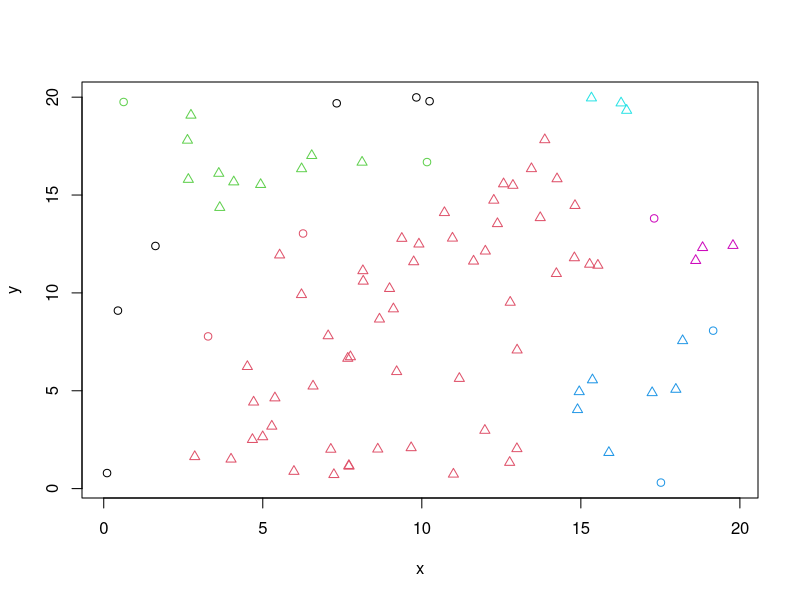
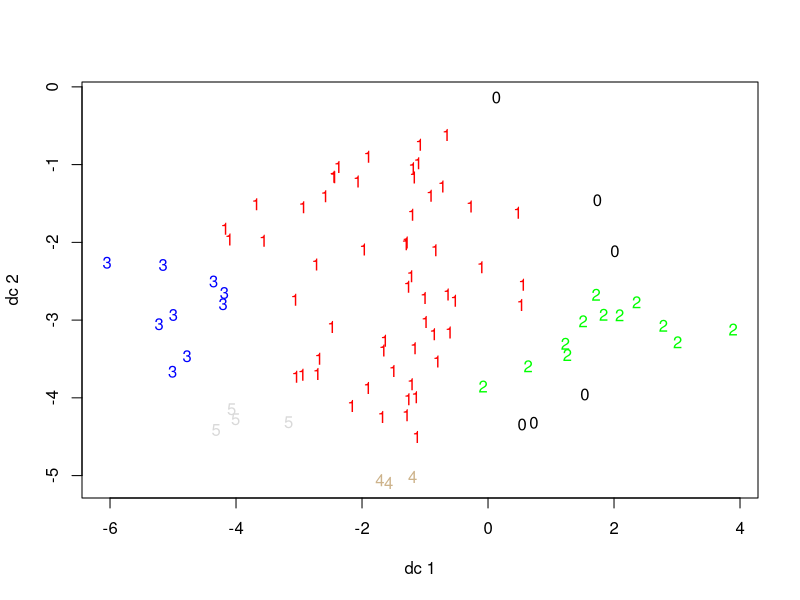

The R script that drew these images, in order:
library(fpc)
x11()

set.seed(280870)

df <- data.frame (
      x = runif(90, 0, 20),
      y = runif(90, 0, 20)
)

ds <- dbscan(df, eps=2.5, MinPts=3)

plot(ds, df)
z <- locator(1)

plotcluster(df, ds$cluster)
z <- locator(1)
